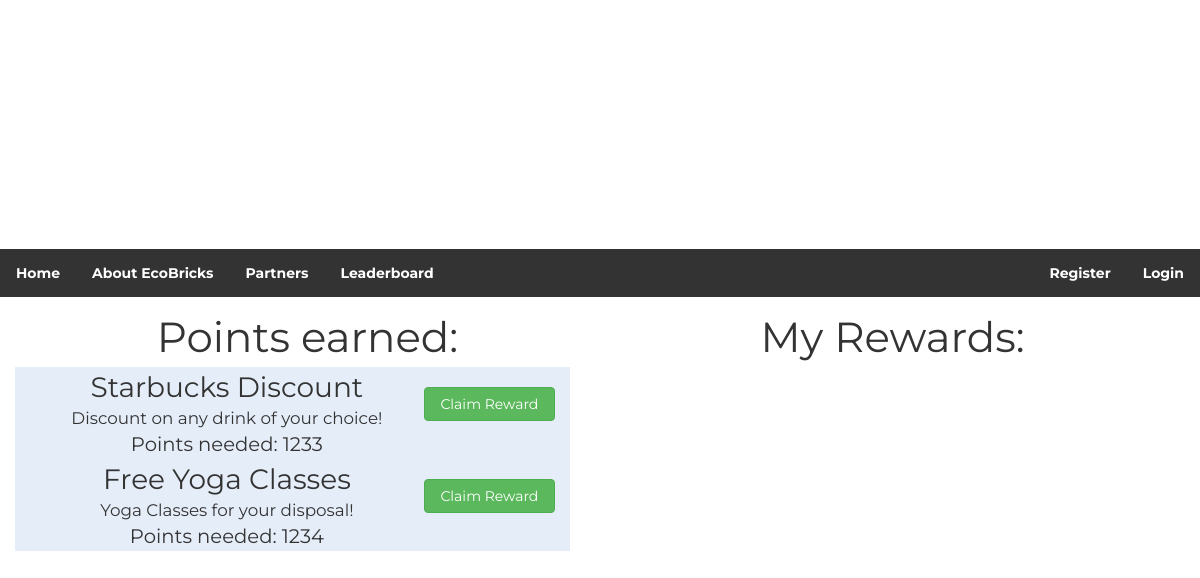
/rewards/, run on an earlier commit of the app's database.
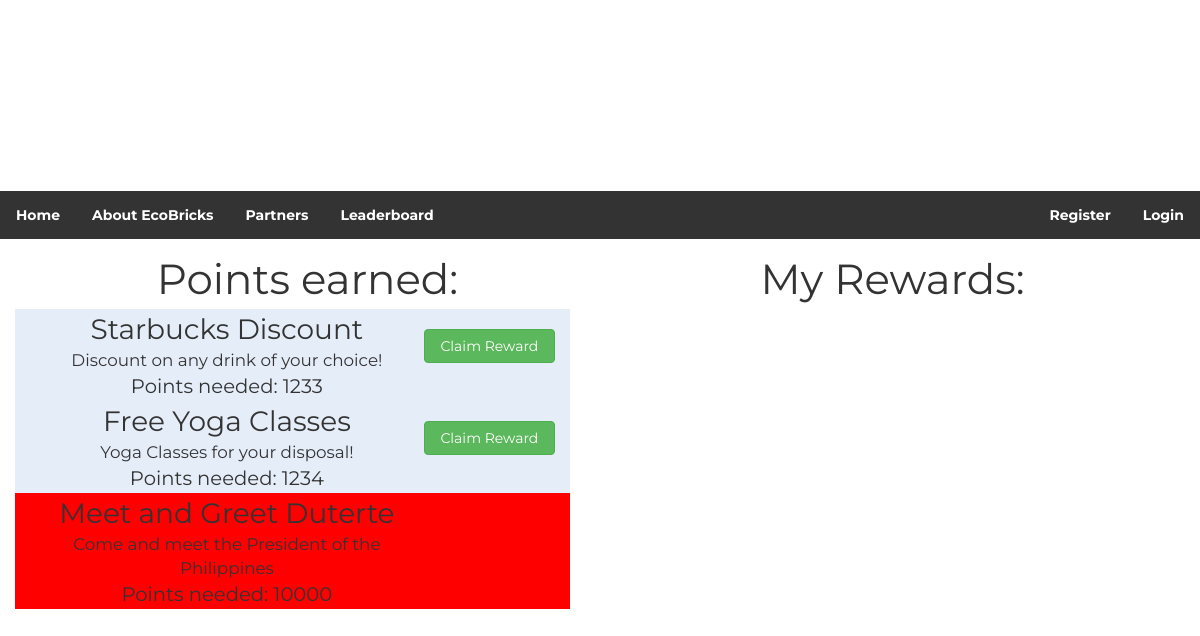
And on a later commit of the database.
### ecobrick/models.py (models this page shows, shortened)
class Reward(models.Model):
    premium = models.BooleanField(default=False)
    rewardName = models.CharField(max_length = 250)
    pointCost = models.PositiveIntegerField(default = 0)
    description = models.CharField(max_length = 1000)

### ecobrick/views.py (the view, shortened to what this page needs)
# urls.py: path('rewards/', views.rewards, name="rewards"),
def rewards(request):
    try:
        loggeduser = UserDetail.objects.get(id=request.session['user'])
    except(KeyError, UserDetail.DoesNotExist):
        loggeduser = 0
    rewards = Reward.objects.all()
    myRewards = MyReward.objects.filter(user=loggeduser)
    return render(request, "rewards.html", {"rewards": rewards, "myRewards": myRewards,'loggeduser':loggeduser})

### ecobrick/templates/rewards.html (shortened to what this page needs)
{% extends 'navbar.html' %}
{% load static %}
{% block content %}
    <head><title>BricklyRewards</title>
                </head>
    <div class = "container-fluid">
    <div class = "col-md-6">
        <div class = "row points-earned ">
            Points earned: {{loggeduser.brickPoints}}
        </div>
    {% for reward in rewards %}
            {% if reward.premium %}
            <div class = "row premium-reward col-md-12 mt-0">
                <div class = "col-md-9">
                    <div class = "col reward-name">
                        {{reward.rewardName}}
                    </div>
                    <div class = "col reward-desc">
                        {{reward.description}}
                    </div>
                    <div class = "col reward-cost">
                        Points needed: {{reward.pointCost}}
                    </div>
                </div>
                <form method = "POST">
                    <br>
                </form>
            </div>
            <br><br>
        {% else %}
            <div class = "row reward col-md-12 mt-0">
                <div class = "col-md-9">
                    <div class = "col reward-name">
                        {{reward.rewardName}}
                    </div>
                    <div class = "col reward-desc">
                        {{reward.description}}
                    </div>
                    <div class = "col reward-cost">
                        Points needed: {{reward.pointCost}}
                    </div>
                </div>
                <form method = "POST">
                    <br>
                    <button type = "submit" name = "del-{{reward.pk}}" class = "btn btn-success col-md-3" value = "{{reward.pointCost}}">Claim Reward</button>
                </form>
            </div>
            <br><br>
            {% endif %}
    {% endfor %}
    </div>
    <div class = "col-md-6">
        <div class = "row points-earned ">
            My Rewards:
        </div>
    </div>
</div>
{% endblock %}

What changed in the data, as far as the page shows it:
added Reward: rewardName "Meet and Greet Duterte", description "Come and meet the President of the Philippines", pointCost "10000"
